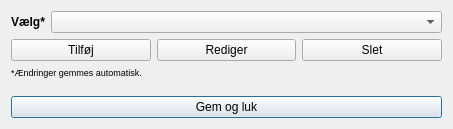
<?xml version="1.0" encoding="UTF-8"?>
<ui version="4.0">
 <class>SimpleSqlManager</class>
 <widget class="QDialog" name="SimpleSqlManager">
  <property name="geometry">
   <rect>
    <x>0</x>
    <y>0</y>
    <width>453</width>
    <height>129</height>
   </rect>
  </property>
  <property name="windowTitle">
   <string>Dialog</string>
  </property>
  <layout class="QVBoxLayout" name="verticalLayout">
   <item>
    <layout class="QGridLayout" name="gridLayout" columnstretch="0,1" columnminimumwidth="0,1">
     <item row="0" column="1">
      <widget class="QComboBox" name="cboExisting">
       <property name="editable">
        <bool>false</bool>
       </property>
      </widget>
     </item>
     <item row="0" column="0">
      <widget class="QLabel" name="dataTypeLabel">
       <property name="font">
        <font>
         <weight>75</weight>
         <bold>true</bold>
        </font>
       </property>
       <property name="text">
        <string>Vælg*</string>
       </property>
      </widget>
     </item>
    </layout>
   </item>
   <item>
    <layout class="QGridLayout" name="gridLayout_2">
     <item row="0" column="2">
      <widget class="QPushButton" name="btnDelete">
       <property name="focusPolicy">
        <enum>Qt::NoFocus</enum>
       </property>
       <property name="text">
        <string>Slet</string>
       </property>
      </widget>
     </item>
     <item row="0" column="0">
      <widget class="QPushButton" name="btnAdd">
       <property name="focusPolicy">
        <enum>Qt::NoFocus</enum>
       </property>
       <property name="text">
        <string>Tilføj</string>
       </property>
      </widget>
     </item>
     <item row="0" column="1">
      <widget class="QPushButton" name="btnEdit">
       <property name="focusPolicy">
        <enum>Qt::NoFocus</enum>
       </property>
       <property name="text">
        <string>Rediger</string>
       </property>
      </widget>
     </item>
    </layout>
   </item>
   <item>
    <widget class="QLabel" name="label">
     <property name="font">
      <font>
       <pointsize>7</pointsize>
      </font>
     </property>
     <property name="text">
      <string>*Ændringer gemmes automatisk.</string>
     </property>
    </widget>
   </item>
   <item>
    <spacer name="verticalSpacer">
     <property name="orientation">
      <enum>Qt::Vertical</enum>
     </property>
     <property name="sizeHint" stdset="0">
      <size>
       <width>20</width>
       <height>0</height>
      </size>
     </property>
    </spacer>
   </item>
   <item>
    <widget class="QDialogButtonBox" name="buttonBox">
     <property name="focusPolicy">
      <enum>Qt::NoFocus</enum>
     </property>
     <property name="orientation">
      <enum>Qt::Horizontal</enum>
     </property>
     <property name="standardButtons">
      <set>QDialogButtonBox::NoButton</set>
     </property>
    </widget>
   </item>
   <item>
    <widget class="QPushButton" name="btnSaveClose">
     <property name="text">
      <string>Gem og luk</string>
     </property>
    </widget>
   </item>
  </layout>
 </widget>
 <resources/>
 <connections/>
</ui>
